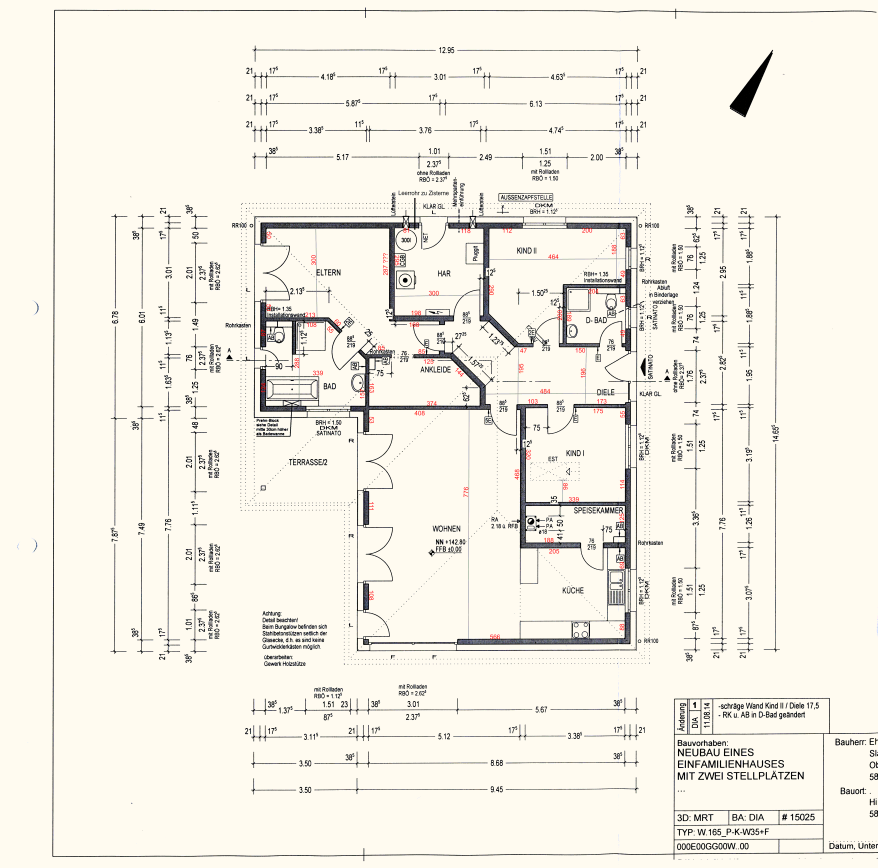
#> input picture eingaben/bilder/32710f5f-image.png, 3510 x 3470 px, found by its file name (shown at 1/4 size)
$ python walls4.py
#> lines starting #> are read from the running program, lines starting #| are printed output that depends on the picture; after the words box and inside, x2 and y2 are one past the last pixel; in counts of white or black regions, pixels touching at a corner belong together
import numpy as np, cv2, json
O=(1020,867); S=117.8
im=cv2.imread('/root/.claude/uploads/3119549e-b240-5b00-9943-53178070c7de/32710f5f-image.png')
#> im is the input picture: shape (3470, 3510, 3); mean B, G, R 229.5, 239.6, 243.5
dark=(im.max(axis=2)<135).astype(np.uint8)
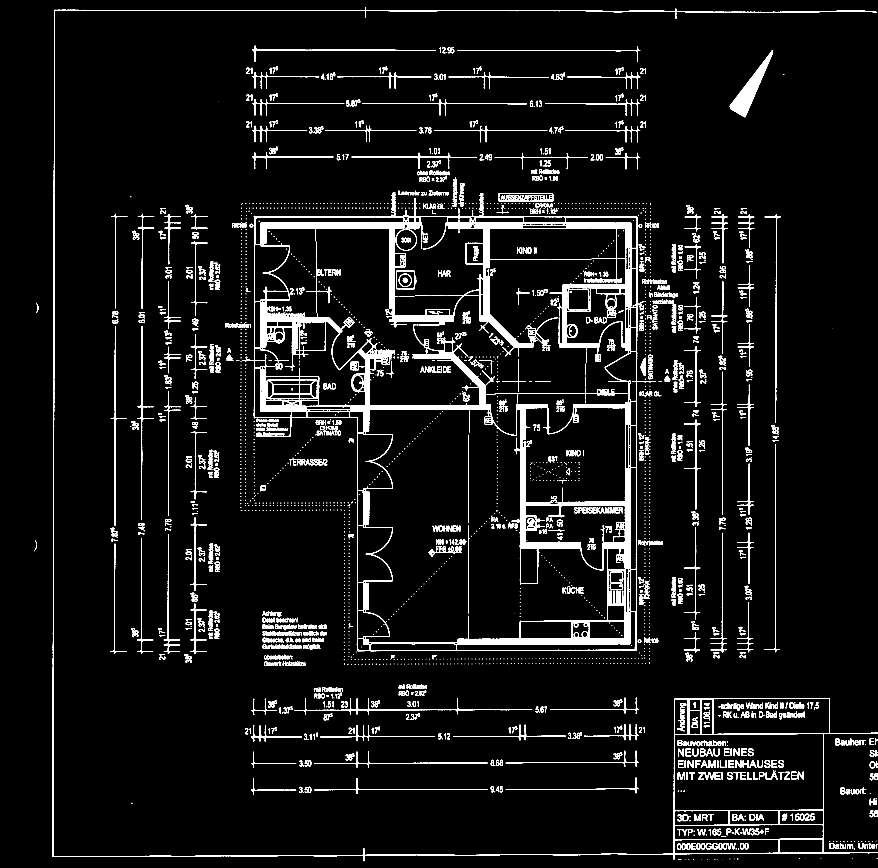
#> dark: shape (3470, 3510) (shown at 1/4 size); values 0 (black) and 1 (white), 4.6% white; 3385 white regions (1635 under 20 px), largest, box (x1, y1, x2, y2) and area: (969, 792, 2624, 2605) 227082, (210, 30, 3510, 3445) 43779, (2919, 199, 3093, 469) 12066
cl=cv2.morphologyEx(dark,cv2.MORPH_CLOSE,np.ones((5,5),np.uint8))
#> cl: shape (3470, 3510); values 0 (black) and 1 (white), 5.6% white; 2024 white regions (1340 under 20 px), largest, box (x1, y1, x2, y2) and area: (969, 771, 2624, 2605) 300824, (210, 30, 3510, 3445) 46737, (2919, 199, 3093, 469) 12119
op=cv2.morphologyEx(cl,cv2.MORPH_OPEN,np.ones((11,11),np.uint8))
#> op: shape (3470, 3510); values 0 (black) and 1 (white), 2.4% white; 253 white regions, largest, box (x1, y1, x2, y2) and area: (1401, 1401, 1963, 1728) 27738, (1042, 890, 1620, 1235) 22622, (1828, 2450, 2522, 2579) 19175
R=np.zeros_like(op); R[880:2620,1030:2570]=1; op&=R
n,lab,st,_=cv2.connectedComponentsWithStats(op,8)
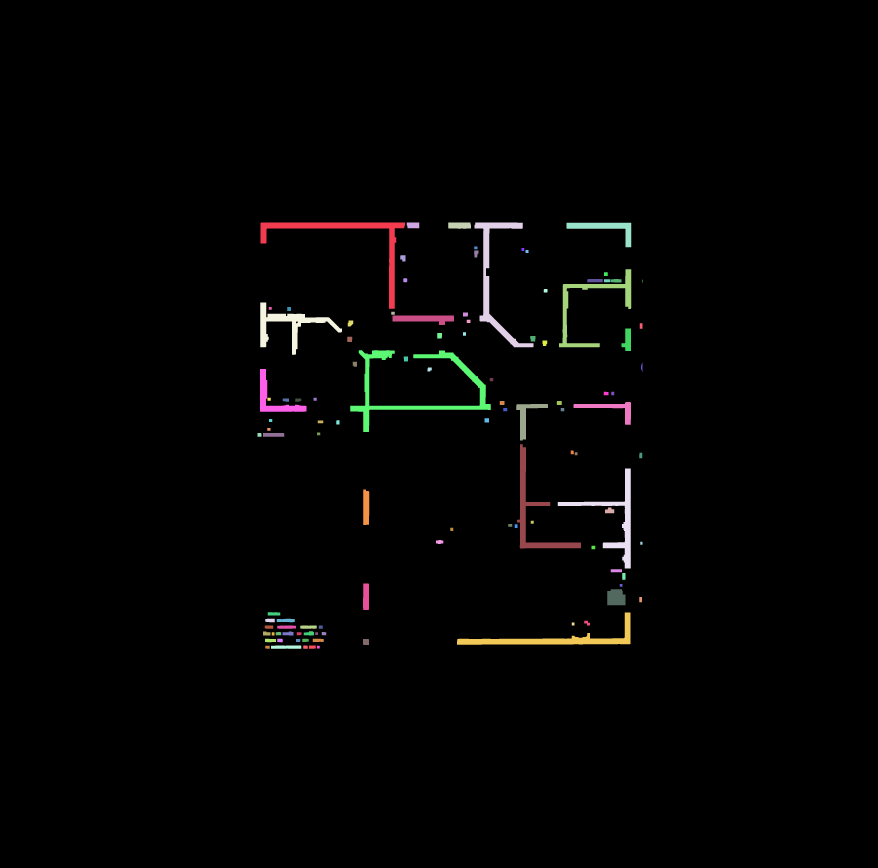
#> lab: shape (3470, 3510) int32 (shown at 1/4 size); 110 distinct labels, from 0 to 109; one colour per label, 0 black
#> n = 110; st = 110 rows, first 6: [0, 0, 3510, 3470, 11950297], [1042, 890, 578, 345, 22622], [1627, 890, 50, 23, 1120], [1793, 890, 91, 25, 2190], [1898, 890, 236, 499, 18379], [2266, 891, 259, 98, 7916]
for i in range(1,n):
    if st[i,4]<1500: op[lab==i]=0
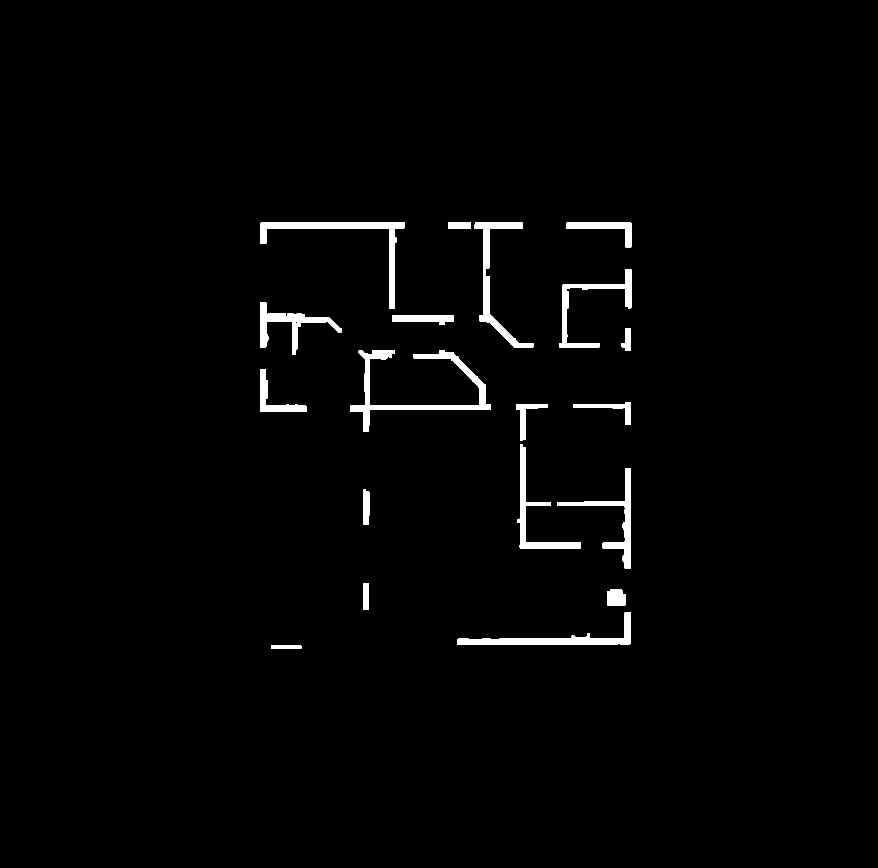
#> op: shape (3470, 3510) (shown at 1/4 size); values 0 (black) and 1 (white), 1.6% white; 19 white regions, largest, box (x1, y1, x2, y2) and area: (1401, 1401, 1963, 1728) 27738, (1042, 890, 1620, 1235) 22622, (1828, 2450, 2522, 2579) 19175
cv2.imwrite('mask2.png',op*255)
H=cv2.morphologyEx(op,cv2.MORPH_OPEN,np.ones((11,45),np.uint8))
#> H: shape (3470, 3510); values 0 (black) and 1 (white), 0.92% white; 23 white regions, largest, box (x1, y1, x2, y2) and area: (1828, 2551, 2522, 2579) 16242, (1042, 890, 1620, 914) 13802, (1401, 1620, 1963, 1646) 9661
V=cv2.morphologyEx(op,cv2.MORPH_OPEN,np.ones((45,11),np.uint8))
#> V: shape (3470, 3510); values 0 (black) and 1 (white), 0.74% white; 22 white regions, largest, box (x1, y1, x2, y2) and area: (2080, 1777, 2104, 2194) 9542, (2499, 1874, 2523, 2274) 9373, (1933, 890, 1957, 1286) 9068
rest=op&~cv2.dilate(H|V,np.ones((7,7),np.uint8))
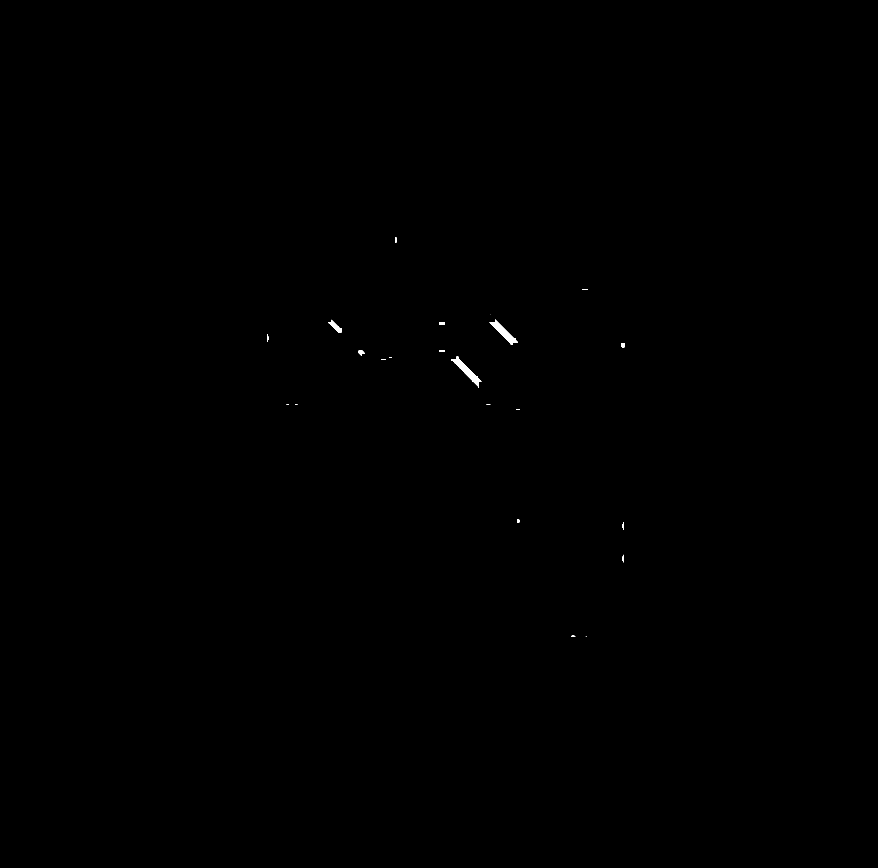
#> rest: shape (3470, 3510) (shown at 1/4 size); values 0 (black) and 1 (white), 0.07% white; 22 white regions (5 under 20 px), largest, box (x1, y1, x2, y2) and area: (1804, 1426, 1926, 1551) 3427, (1958, 1278, 2072, 1380) 2901, (1313, 1279, 1368, 1330) 994
rest=cv2.morphologyEx(rest,cv2.MORPH_OPEN,np.ones((7,7),np.uint8))
#> rest: shape (3470, 3510); values 0 (black) and 1 (white), 0.07% white; 10 white regions, largest, box (x1, y1, x2, y2) and area: (1804, 1427, 1920, 1543) 3370, (1964, 1284, 2066, 1377) 2832, (1319, 1285, 1368, 1330) 949
vis=im.copy(); vis[H>0]=(0,0,255); vis[V>0]=(255,0,0); vis[rest>0]=(0,160,0)
#> after `vis[V > 0] = (255, 0, 0)`:
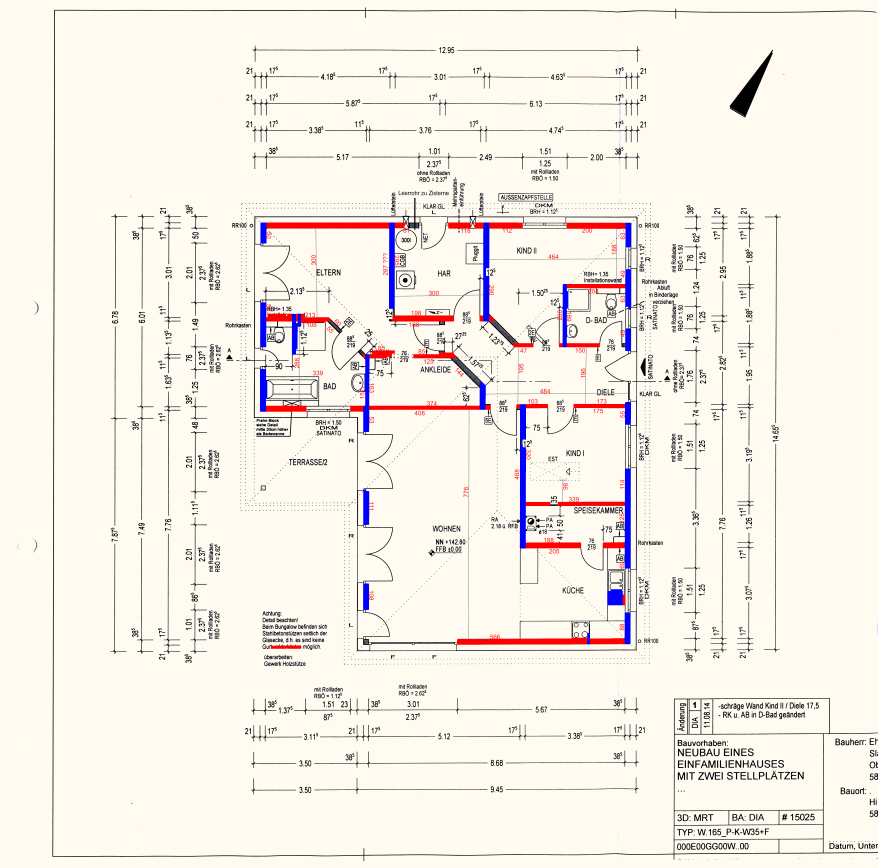
#> vis: shape (3470, 3510, 3) (shown at 1/4 size); mean B, G, R 230.3, 238.6, 244.6
cv2.imwrite('walls_vis2.png',cv2.resize(vis[850:2650,1000:2600],None,fx=0.62,fy=0.62))
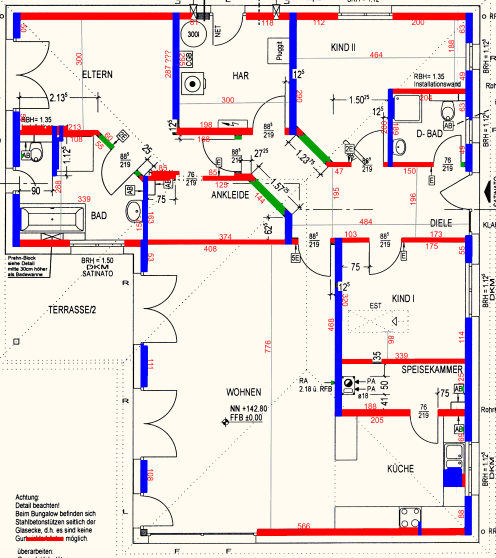
#> saved as walls_vis2.png: shape (1116, 992, 3) (shown at 1/2 size); mean B, G, R 219.5, 221.1, 233.8
np.save('H.npy',H);np.save('V.npy',V);np.save('rest.npy',rest)

$ run again, with eingaben/bilder/1556e9a9-image.png copied over eingaben/bilder/32710f5f-image.png
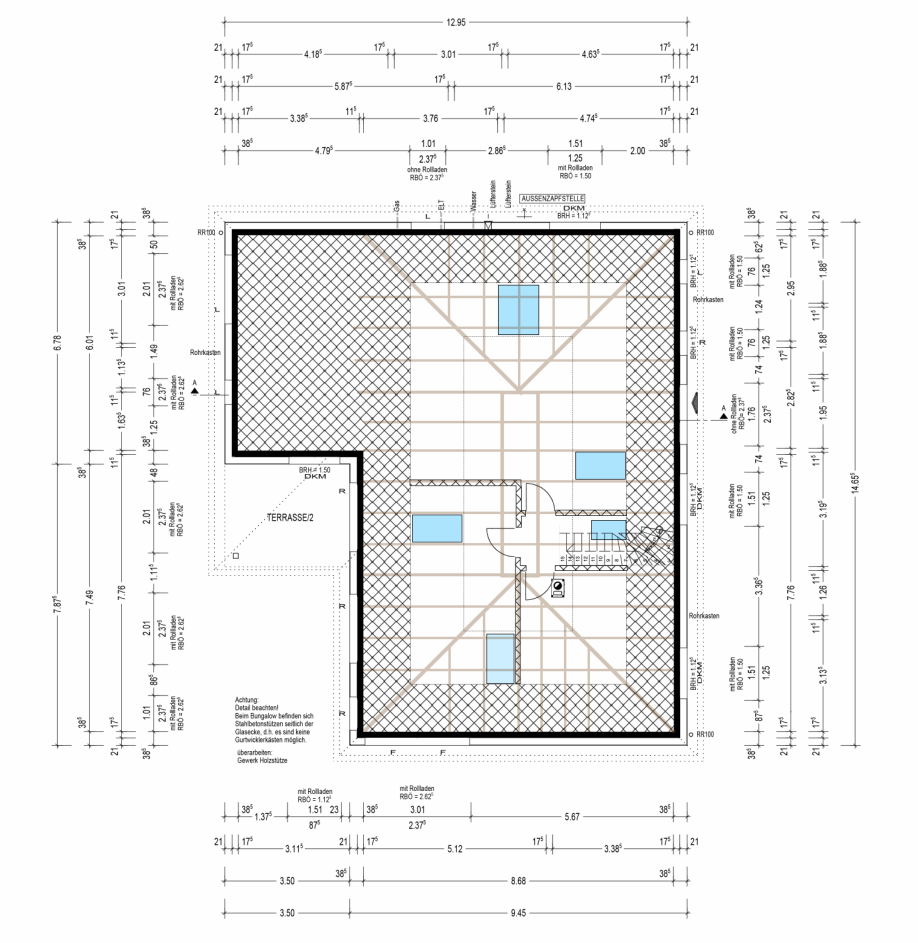
#> input picture eingaben/bilder/1556e9a9-image.png, 1836 x 1885 px, found by its file name (shown at 1/2 size)
#> im is the input picture: shape (1885, 1836, 3); mean B, G, R 240.4, 240.4, 240.3
#> dark: shape (1885, 1836); values 0 (black) and 1 (white), 4.6% white; 1960 white regions (1165 under 20 px), largest, box (x1, y1, x2, y2) and area: (400, 442, 1376, 1492) 114124, (548, 1605, 1122, 1644) 752, (168, 707, 207, 1173) 559
#> cl: shape (1885, 1836); values 0 (black) and 1 (white), 6.2% white; 939 white regions (537 under 20 px), largest, box (x1, y1, x2, y2) and area: (400, 442, 1438, 1492) 146747, (1039, 388, 1170, 407) 1481, (534, 1026, 626, 1042) 1017
#> lab: shape (1885, 1836) int32; 21 distinct labels, from 0 to 20
#> n = 21; st = 21 rows, first 6: [0, 0, 1836, 1885, 3444697], [1030, 880, 330, 596, 12129], [1703, 952, 13, 14, 181], [1525, 985, 13, 11, 143], [1382, 1009, 13, 11, 143], [1640, 1008, 12, 11, 132]
#> after the loop `for i in range(1,n):`:
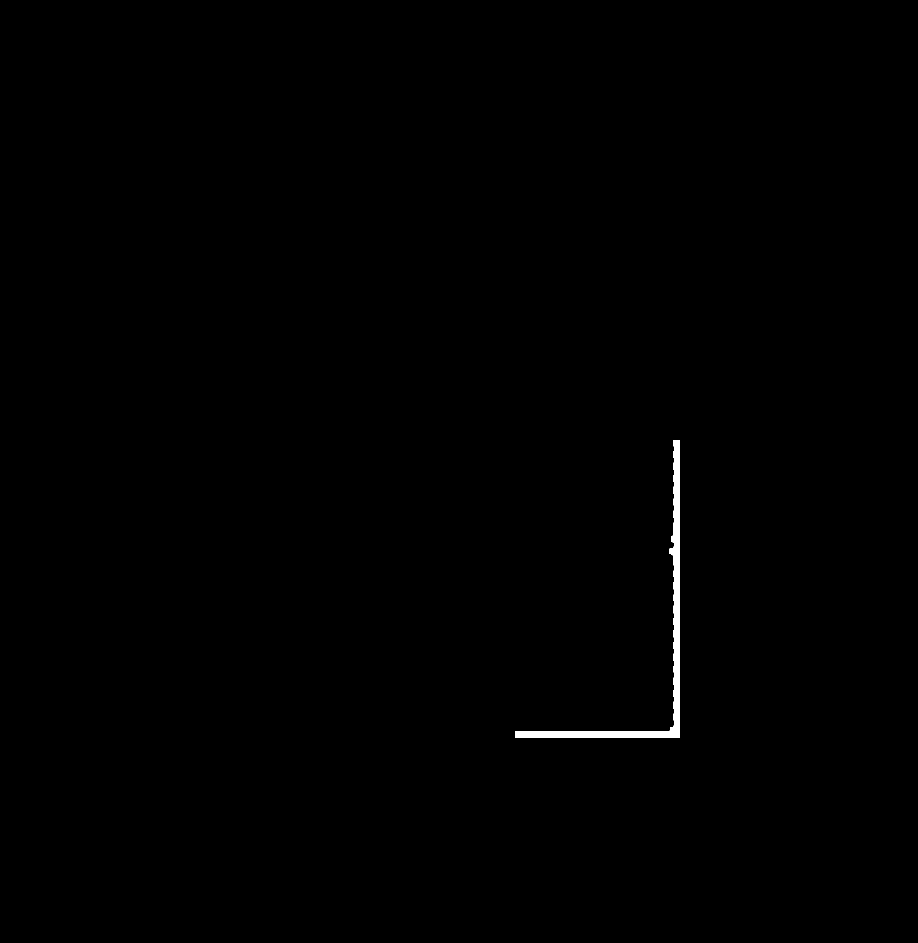
#> op: shape (1885, 1836) (shown at 1/2 size); values 0 (black) and 1 (white), 0.35% white; 1 white region, box (x1, y1, x2, y2) and area: (1030, 880, 1360, 1476) 12129
#> H: shape (1885, 1836); values 0 (black) and 1 (white), 0.12% white; 1 white region, box (x1, y1, x2, y2) and area: (1030, 1463, 1360, 1476) 4290
#> V: shape (1885, 1836); values 0 (black) and 1 (white), 0.21% white; 1 white region, box (x1, y1, x2, y2) and area: (1348, 880, 1360, 1476) 7152
#> `cv2.imwrite('walls_vis2.png',cv2.resize(vis[850:2650,1000:2600],None,f..`:
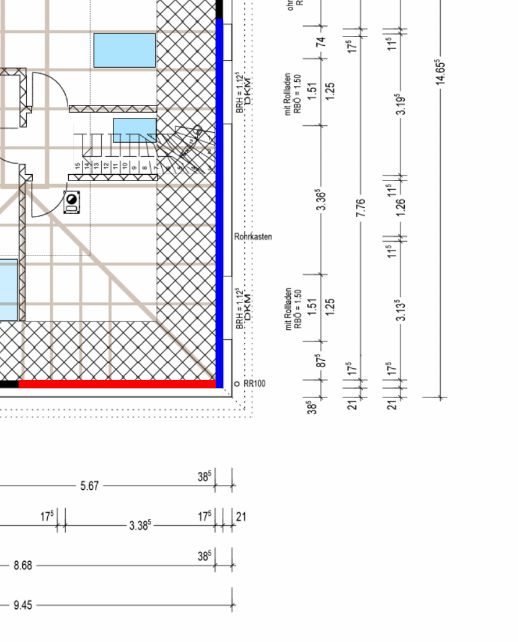
#> saved as walls_vis2.png: shape (642, 518, 3); mean B, G, R 241.5, 239.6, 240.6
